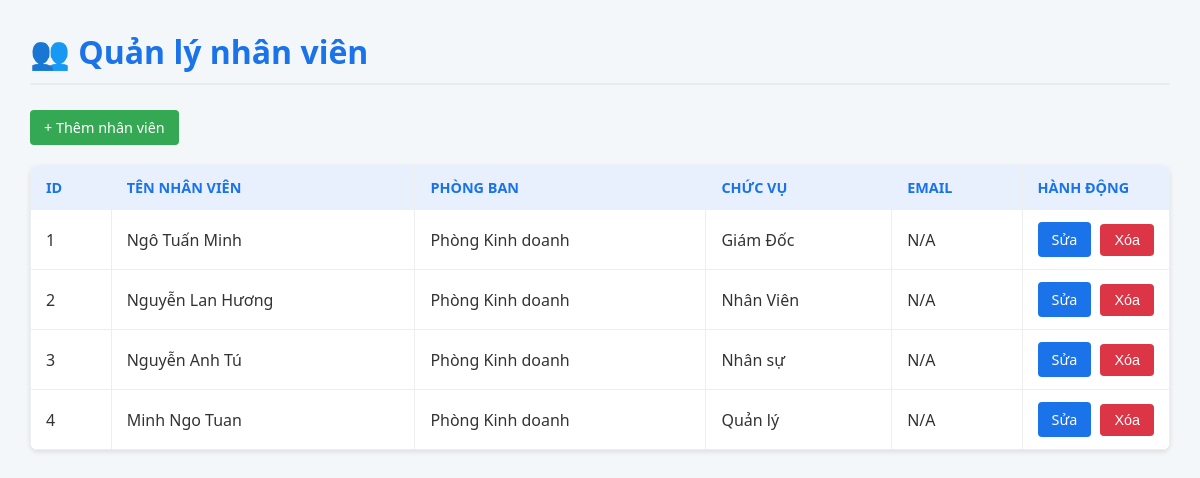
Page /quanlynhanvien (signed in) on the committed database.
### tables this page shows
CREATE TABLE users (
    id INTEGER PRIMARY KEY AUTOINCREMENT,
    
    -- THÔNG TIN ĐĂNG NHẬP & PHÂN QUYỀN
    username TEXT UNIQUE NOT NULL,      -- Tên đăng nhập
    password TEXT NOT NULL,             -- Mật khẩu (hash)
    role TEXT NOT NULL,                 -- Vai trò: giam_doc, quan_ly, nhan_vien
    
    -- THÔNG TIN CÁ NHÂN & CÔNG VIỆC
    ma_nv TEXT UNIQUE,                  -- Mã nhân viên
    ho_ten TEXT,                        -- Họ tên đầy đủ
    phong_ban TEXT,                     -- Phòng ban
    chuc_vu TEXT,                       -- Chức vụ hiển thị
    email TEXT                          -- Email nhân viên
);

### app.py (the view)
@app.route("/quanlynhanvien")
def quan_ly_nhan_vien():
    role = session.get("role")
    phong_ban = session.get("phong_ban")
    conn = sqlite3.connect("database.db")
    conn.row_factory = sqlite3.Row
    cursor = conn.cursor()
    if role == "giam_doc":
        cursor.execute("SELECT id, ho_ten, phong_ban, chuc_vu FROM users")
    elif role == "quan_ly":
        cursor.execute("SELECT id, ho_ten, phong_ban, chuc_vu FROM users WHERE phong_ban = ?", (phong_ban,))
    else:
        cursor.execute("SELECT id, ho_ten, phong_ban, chuc_vu FROM users WHERE id = ?", (session["user_id"],))
    nhanviens = cursor.fetchall()
    conn.close()
    return render_template("quan_ly_nhan_vien.html", nhanviens=nhanviens, role=role)

### templates/quan_ly_nhan_vien.html (shortened to what this page needs)
<!DOCTYPE html>
<html lang="vi">
<head>
</head>
<body>
    <h1>👥 Quản lý nhân viên</h1>
    {% if role == "giam_doc" or role == "quan_ly" %}
        <div class="btn-add-container">
            <a href="{{ url_for('them_nhan_vien') }}" class="btn btn-add">+ Thêm nhân viên</a>
        </div>
    {% endif %}
    {% if nhanviens|length > 0 %}
    <table>
        <thead>
            <tr>
                <th>ID</th>
                <th>Tên nhân viên</th>
                <th>Phòng ban</th>
                <th>Chức vụ</th>
                <th>Email</th>
                <th>Hành động</th>
            </tr>
        </thead>
        <tbody>
    {% for nv in nhanviens %}
    <tr>
        <td>{{ nv.id }}</td>
        <td>{{ nv.ho_ten or nv.username }}</td>
        <td>{{ nv.phong_ban }}</td>
        <td>{{ nv.chuc_vu or nv.role }}</td>
        <td>{{ nv.email or 'N/A' }}</td>
        <td>
            {% if role in ["giam_doc", "quan_ly"] %}
                <a href="{{ url_for('sua_nhan_vien', nv_id=nv.id) }}" class="btn btn-edit">Sửa</a>
                <button class="btn btn-delete"
                        data-id="{{ nv.id }}"
                        data-name="{{ nv.ho_ten or nv.username }}">Xóa</button>
            {% endif %}
        </td>
    </tr>
    {% endfor %}
    </tbody>
    </table>
    {% else %}
        <p><i>Không có nhân viên nào để hiển thị.</i></p>
    {% endif %}
</body>
</html>

### templates/quan_ly_nhan_vien.html (style rules this page uses)
body { font-family: 'Segoe UI', Tahoma, Geneva, Verdana, sans-serif; margin: 30px; background-color: #f4f7f9; color: #333; }
h1 { color: #1a73e8; margin-bottom: 25px; border-bottom: 2px solid #e9ecef; padding-bottom: 10px; font-weight: 600; }
table { width: 100%; border-collapse: collapse; margin-top: 20px; background-color: white; box-shadow: 0 2px 5px rgba(0,0,0,0.1); border-radius: 8px; overflow: hidden; }
th, td { border: 1px solid #eee; padding: 12px 15px; text-align: left; }
th { background: #e8f0fe; color: #1a73e8; font-weight: 700; text-transform: uppercase; font-size: 0.9em; }
.btn-add-container { margin-bottom: 20px; }
.btn { padding: 8px 14px; border: none; cursor: pointer; border-radius: 4px; font-size: 0.9em; transition: background-color 0.2s, box-shadow 0.2s; text-decoration: none; display: inline-block; }
.btn-add { background: #34a853; color: white; }
.btn-edit { background: #1a73e8; color: white; margin-right: 5px; }
.btn-delete { background: #dc3545; color: white; }
td:last-child { white-space: nowrap; width: 1%; }

### rows in the picture
users: id "1", ho_ten "Ngô Tuấn Minh", phong_ban "Phòng Kinh doanh", chuc_vu "Giám Đốc", email "N/A"
users: id "2", ho_ten "Nguyễn Lan Hương", phong_ban "Phòng Kinh doanh", chuc_vu "Nhân Viên", email "N/A"
users: id "3", ho_ten "Nguyễn Anh Tú", phong_ban "Phòng Kinh doanh", chuc_vu "Nhân sự", email "N/A"
users: id "4", ho_ten "Minh Ngo Tuan", phong_ban "Phòng Kinh doanh", chuc_vu "Quản lý", email "N/A"
